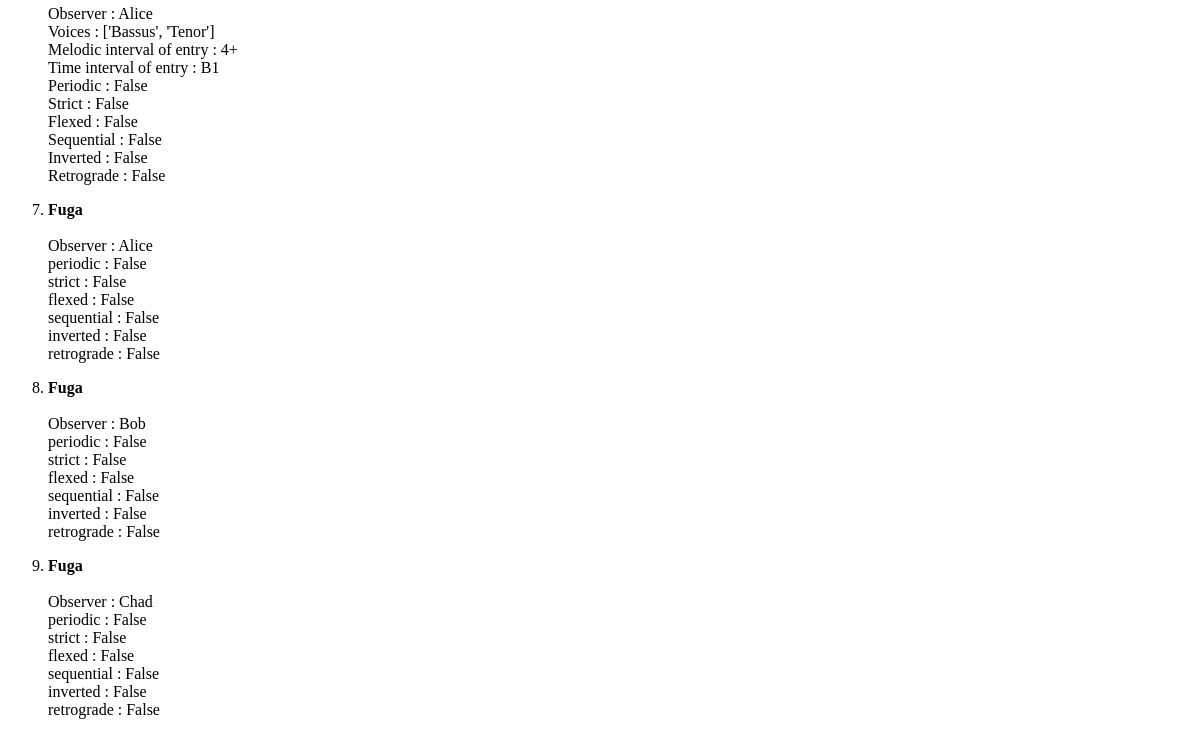
Page /observations/ (lower part) on the earlier database version.
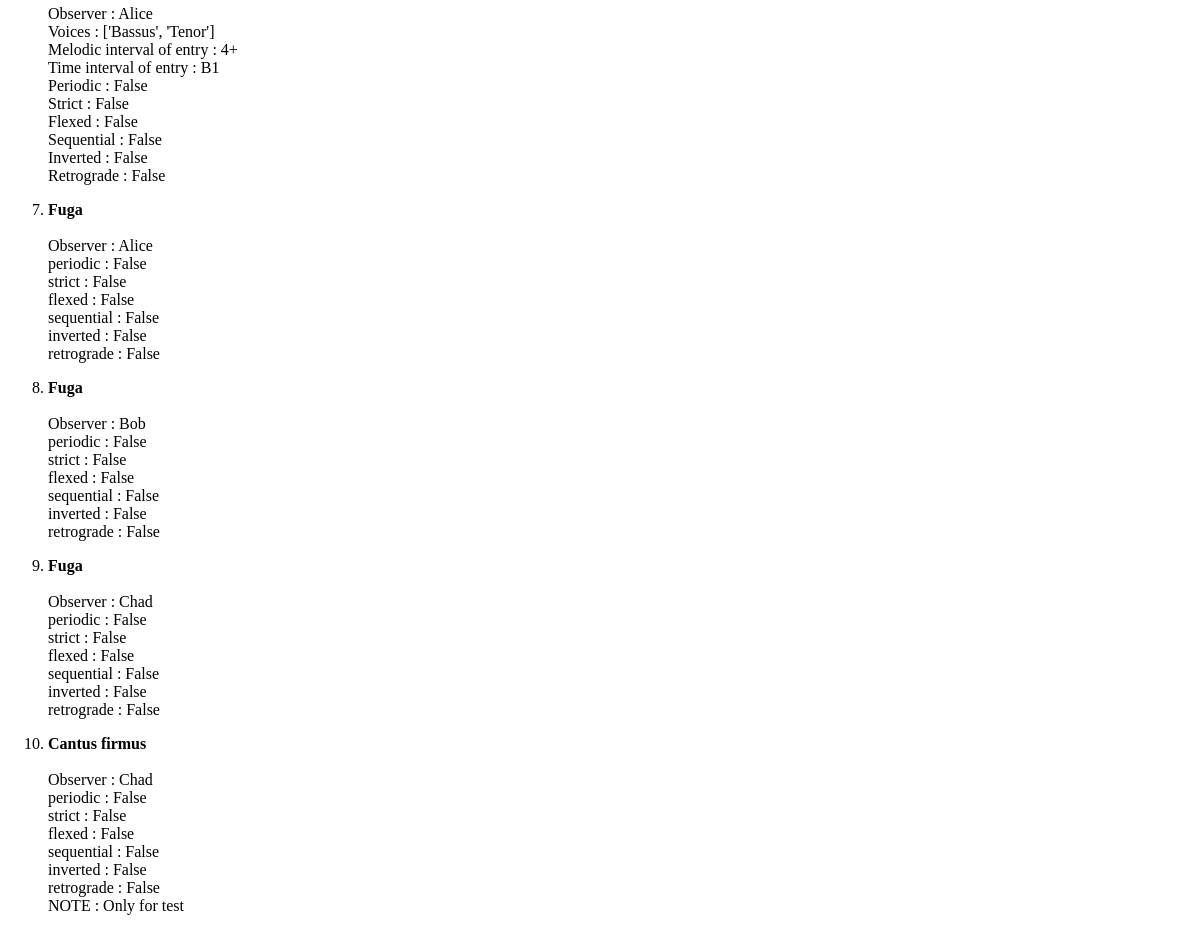
Same page on the later database version.
### crim/models/observation.py (models this page shows, shortened)
class CRIMObservation(models.Model):
    class Meta:
        app_label = 'crim'
        verbose_name = 'Observation'
        verbose_name_plural = 'Observations'
    observer = models.CharField(max_length=128, blank=True)
    musical_type = models.CharField(max_length=128, blank=True)
    details = JSONField(null=True)
    definition = models.ForeignKey(
        'CRIMDefinition',
        on_delete=models.CASCADE,
        db_index=True,
        related_name='definition',
        null=True
    )

### crim/views/observation.py (the view, shortened to what this page needs)
# urls.py: path('observations/', ObservationList.as_view(), name='crimobservation-list'),
class ObservationList(APIView):
    renderer_classes = [TemplateHTMLRenderer]
    template_name = 'observation_list.html'
    def get(self, request, format=None):
        observations = CRIMObservation.objects.all()
        return Response({'observations': observations}, template_name='observation_list.html')

### crim/templates/observation_list.html (shortened to what this page needs)
<html><body>
<ol>
    {% for observation in observations %}
        <p><li><b>{{ observation.musical_type }}</b></li>
        <br>Observer : {{ observation.observer }}
        {% for key, value in observation.details.items %}
            <br>{{ key }} : {{ value }}
        {% endfor %}</p>
    {% endfor %}
</ol>
</body></html>

Differences in the rows shown:
added CRIMObservation: musical_type "Cantus firmus", observer "Chad", details "periodic" "strict" "flexed" "sequential" "inverted" "retrograde" "NOTE", details "False" "False" "False" "False" "False" "False" "Only for test"
